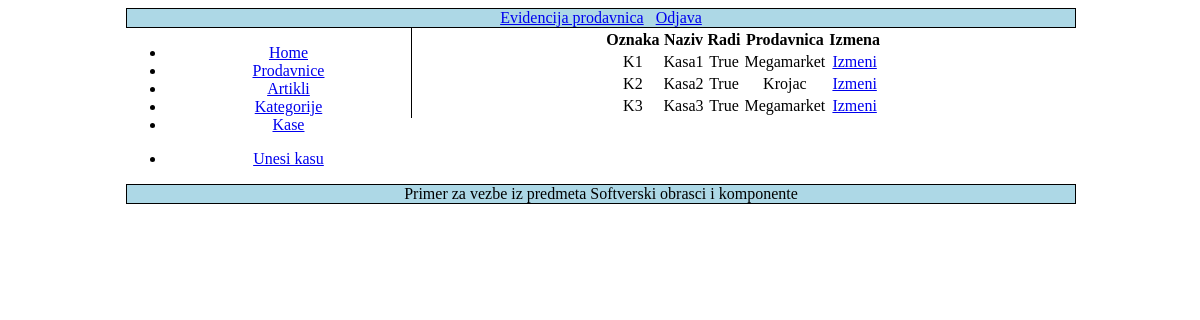
Page /kase (signed in) on the committed database.
### prodavnice/models.py (models this page shows, shortened)
class Kasa(models.Model):
    oznaka=models.CharField(max_length=20)
    naziv=models.CharField(max_length=20)
    radi=models.BooleanField()
    prodavnica=models.ForeignKey(Prodavnica,on_delete=models.CASCADE)

class Prodavnica(models.Model):
    pib=models.CharField(max_length=20)
    naziv=models.CharField(max_length=50)
    adresa=models.CharField(max_length=40)
    broj_telefona=models.CharField('broj telefona',max_length=30)

### prodavnice/kasa_view.py (the view)
# urls.py: path('kase', kasa_view.lista_kasa, name='lista_kasa'),
@login_required(login_url='/kase/login')
@permission_required('prodavnice.moze_da_koristi', raise_exception=True)
def lista_kasa(request):
    title = apps.get_app_config('prodavnice').verbose_name
    kase = Kasa.objects.all()
    return render(request, "lista_kasa.html", {"title": title, "kase": kase})

### prodavnice/templates/lista_kasa.html
{% extends "base.html" %}
{% block links %}
    <ul>
        <li><a href="{% url 'unos_kase' %}">Unesi kasu</a></li>
    </ul>
{% endblock %}
{% block content %}
{% if kase|length > 0 %}
    <table>
      <tr>
        <th>Oznaka</th>
        <th>Naziv</th>
        <th>Radi</th>
        <th>Prodavnica</th>
        <th>Izmena</th>
      </tr>
    {% for k in kase %}
      <tr>
        <td>{{k.oznaka}}</td>
        <td>{{k.naziv}}</td>
        <td>{{k.radi}}</td>
        <td>{{k.prodavnica.naziv}}</td>
        <td><a href="{% url 'unos_kase_p' id=k.id %}">Izmeni</a></td>
      </tr>
    {% endfor %}
    </table>
{% else %}
   <p>Nema kasa za prikaz</p>
{% endif %}
{% endblock %}

### prodavnice/static/style.css (style rules this page uses)
table { margin: 0 auto; }

### rows in the picture
Kasa: oznaka "K1", naziv "Kasa1", radi "True", prodavnica.naziv "Megamarket"
Kasa: oznaka "K2", naziv "Kasa2", radi "True", prodavnica.naziv "Krojac"
Kasa: oznaka "K3", naziv "Kasa3", radi "True", prodavnica.naziv "Megamarket"
